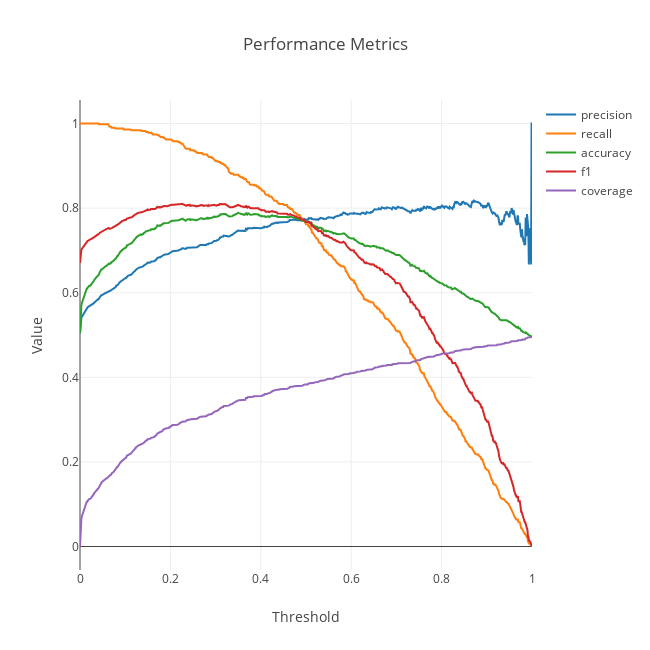

Notebook cell for this chart:
### Code cell
data = []
metric_names = ["precision", "recall", "accuracy", "f1", "coverage"]
metrics = [precisions, recalls, accuracies, f1s, coverages]
for metric, name in zip(metrics, metric_names):
    trace = go.Scatter(x=thresholds, y=metric, name=name)
    data.append(trace)
    
layout = go.Layout(
title = 'Performance Metrics',
xaxis = dict(title = 'Threshold'),
yaxis = dict(title = 'Value')
)

fig = go.Figure(data=data, layout=layout)
fig.layout.update(
        autosize=False,
        width=650,
        height=650
    )
plotly.offline.iplot(fig)

### Figure 1 — Plotly figure (JSON) as saved in the notebook; plotly's stock layout.template omitted (floating-point values rounded to 4 significant figures; data arrays with more than 128 entries replaced by an {"elided": "..."} marker saying what was removed)
{"data": [{"name": "precision", "type": "scatter", "uid": "7f0c1f9c-6af8-499e-aba6-a79e999588d7", "x": {"elided": "1001 float values"}, "y": {"elided": "1001 float values"}}, {"name": "recall", "type": "scatter", "uid": "b7ac8dc8-5e77-48f7-9642-107cd941e259", "x": {"elided": "1001 float values"}, "y": {"elided": "1001 float values"}}, {"name": "accuracy", "type": "scatter", "uid": "4c1fca4d-2206-4433-9056-262bfa4e7bb5", "x": {"elided": "1001 float values"}, "y": {"elided": "1001 float values"}}, {"name": "f1", "type": "scatter", "uid": "741ade6b-95c2-4c50-a238-be0097130388", "x": {"elided": "1001 float values"}, "y": {"elided": "1001 float values"}}, {"name": "coverage", "type": "scatter", "uid": "30d745c8-0a8b-41c6-ac80-c1b8b4c4a7be", "x": {"elided": "1001 float values"}, "y": {"elided": "1001 float values"}}], "layout": {"autosize": false, "height": 650, "title": {"text": "Performance Metrics"}, "width": 650, "xaxis": {"title": {"text": "Threshold"}}, "yaxis": {"title": {"text": "Value"}}}}
